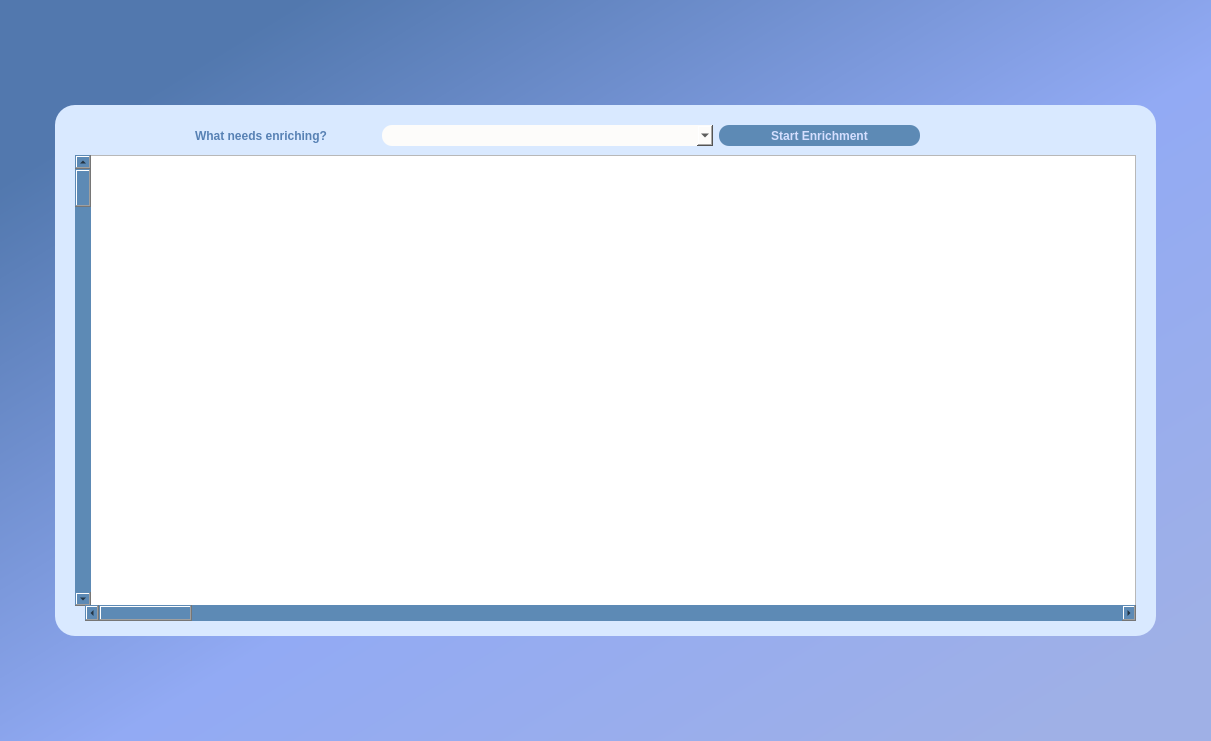
<?xml version="1.0" encoding="UTF-8"?>
<ui version="4.0">
 <class>Form</class>
 <widget class="QWidget" name="Form">
  <property name="geometry">
   <rect>
    <x>0</x>
    <y>0</y>
    <width>1211</width>
    <height>741</height>
   </rect>
  </property>
  <property name="windowTitle">
   <string>Form</string>
  </property>
  <property name="styleSheet">
   <string notr="true">QObject#Form{
background-color: qlineargradient(spread:repeat, x1:0, y1:0, x2:1, y2:1, stop:0.125 rgba(82, 120, 174, 255), stop:0.545455 rgba(146, 170, 244, 255), stop:0.931818 rgba(159, 176, 230, 255));}</string>
  </property>
  <layout class="QGridLayout" name="gridLayout">
   <item row="0" column="1">
    <spacer name="verticalSpacer_top_Enrichment">
     <property name="orientation">
      <enum>Qt::Vertical</enum>
     </property>
     <property name="sizeHint" stdset="0">
      <size>
       <width>20</width>
       <height>0</height>
      </size>
     </property>
    </spacer>
   </item>
   <item row="1" column="1" rowspan="2">
    <widget class="QFrame" name="Enrichment_frame">
     <property name="minimumSize">
      <size>
       <width>1101</width>
       <height>531</height>
      </size>
     </property>
     <property name="styleSheet">
      <string notr="true">QObject#Enrichment_frame{
background-color:rgb(217, 233, 255);
border-radius:20px;}



</string>
     </property>
     <property name="frameShape">
      <enum>QFrame::StyledPanel</enum>
     </property>
     <property name="frameShadow">
      <enum>QFrame::Raised</enum>
     </property>
     <widget class="QTableWidget" name="enrichTableResult">
      <property name="geometry">
       <rect>
        <x>30</x>
        <y>50</y>
        <width>1051</width>
        <height>451</height>
       </rect>
      </property>
     </widget>
     <widget class="QWidget" name="What_needs_enrichinglabel_and_inp_with_btnwidget" native="true">
      <property name="geometry">
       <rect>
        <x>140</x>
        <y>10</y>
        <width>725</width>
        <height>41</height>
       </rect>
      </property>
      <layout class="QHBoxLayout" name="horizontalLayout_2">
       <item>
        <layout class="QHBoxLayout" name="horizontalLayout">
         <item>
          <widget class="QLabel" name="What_need_enriching_label">
           <property name="font">
            <font>
             <pointsize>9</pointsize>
             <weight>75</weight>
             <bold>true</bold>
            </font>
           </property>
           <property name="styleSheet">
            <string notr="true">color: rgb(87, 129, 180);</string>
           </property>
           <property name="text">
            <string>What needs enriching?</string>
           </property>
          </widget>
         </item>
         <item>
          <widget class="QComboBox" name="chooseLayerEnrich">
           <property name="minimumSize">
            <size>
             <width>331</width>
             <height>21</height>
            </size>
           </property>
           <property name="maximumSize">
            <size>
             <width>331</width>
             <height>21</height>
            </size>
           </property>
           <property name="styleSheet">
            <string notr="true">
border-radius:10px;

background-color: rgb(253, 252, 250);</string>
           </property>
          </widget>
         </item>
        </layout>
       </item>
       <item>
        <widget class="QPushButton" name="startEnrichment">
         <property name="minimumSize">
          <size>
           <width>201</width>
           <height>21</height>
          </size>
         </property>
         <property name="maximumSize">
          <size>
           <width>201</width>
           <height>21</height>
          </size>
         </property>
         <property name="font">
          <font>
           <pointsize>9</pointsize>
           <weight>75</weight>
           <bold>true</bold>
          </font>
         </property>
         <property name="cursor">
          <cursorShape>PointingHandCursor</cursorShape>
         </property>
         <property name="styleSheet">
          <string notr="true">color: rgb(213, 223, 255);

border-radius:10px;

background-color:rgb(93, 138, 181);
</string>
         </property>
         <property name="text">
          <string>Start Enrichment</string>
         </property>
        </widget>
       </item>
      </layout>
     </widget>
     <widget class="QScrollBar" name="verticalScrollBar_Enrichment">
      <property name="geometry">
       <rect>
        <x>20</x>
        <y>50</y>
        <width>16</width>
        <height>451</height>
       </rect>
      </property>
      <property name="minimumSize">
       <size>
        <width>16</width>
        <height>451</height>
       </size>
      </property>
      <property name="maximumSize">
       <size>
        <width>16</width>
        <height>451</height>
       </size>
      </property>
      <property name="cursor">
       <cursorShape>PointingHandCursor</cursorShape>
      </property>
      <property name="styleSheet">
       <string notr="true">border-radius:10px;
background-color:rgb(93, 138, 181);</string>
      </property>
      <property name="orientation">
       <enum>Qt::Vertical</enum>
      </property>
     </widget>
     <widget class="QScrollBar" name="horizontalScrollBar_Enrichment">
      <property name="geometry">
       <rect>
        <x>30</x>
        <y>500</y>
        <width>1051</width>
        <height>16</height>
       </rect>
      </property>
      <property name="minimumSize">
       <size>
        <width>1051</width>
        <height>16</height>
       </size>
      </property>
      <property name="maximumSize">
       <size>
        <width>1051</width>
        <height>16</height>
       </size>
      </property>
      <property name="cursor">
       <cursorShape>PointingHandCursor</cursorShape>
      </property>
      <property name="styleSheet">
       <string notr="true">border-radius:10px;
background-color:rgb(93, 138, 181);</string>
      </property>
      <property name="orientation">
       <enum>Qt::Horizontal</enum>
      </property>
     </widget>
    </widget>
   </item>
   <item row="1" column="2">
    <spacer name="horizontalSpacer_right_Enrichment">
     <property name="orientation">
      <enum>Qt::Horizontal</enum>
     </property>
     <property name="sizeHint" stdset="0">
      <size>
       <width>4</width>
       <height>20</height>
      </size>
     </property>
    </spacer>
   </item>
   <item row="2" column="0">
    <spacer name="horizontalSpacer_left_Enrichment">
     <property name="orientation">
      <enum>Qt::Horizontal</enum>
     </property>
     <property name="sizeHint" stdset="0">
      <size>
       <width>3</width>
       <height>20</height>
      </size>
     </property>
    </spacer>
   </item>
   <item row="3" column="1">
    <spacer name="verticalSpacer_bottom_Entichment">
     <property name="orientation">
      <enum>Qt::Vertical</enum>
     </property>
     <property name="sizeHint" stdset="0">
      <size>
       <width>20</width>
       <height>1</height>
      </size>
     </property>
    </spacer>
   </item>
  </layout>
 </widget>
 <resources/>
 <connections/>
</ui>
